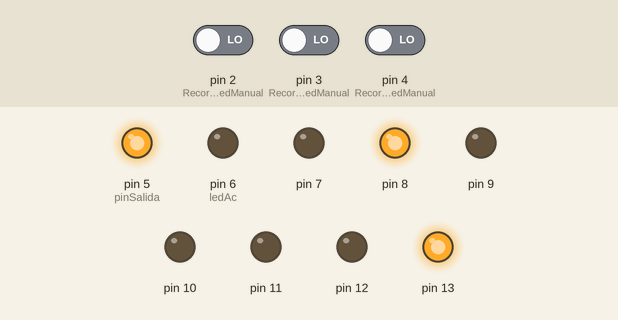
The sketch below on a simulated Arduino Uno, built with avr-gcc and run on an emulated ATmega328P. Parts: output pins drawn as LEDs (lit = HIGH). Dashed ring = blinking. The inputs (shaded band) are chosen by the test bench; at power-on: pin 2 (RecorridoLedManual) LOW, pin 4 (RecorridoLedManual) LOW, pin 3 (RecorridoLedManual) LOW.

Above: at 1.2 s.
1.3 s: pin 2 (RecorridoLedManual) driven HIGH
At 2.3 s:
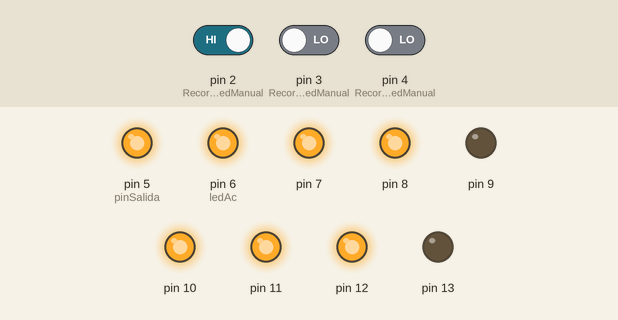
3.2 s: pin 4 (RecorridoLedManual) driven HIGH
At 3.6 s:
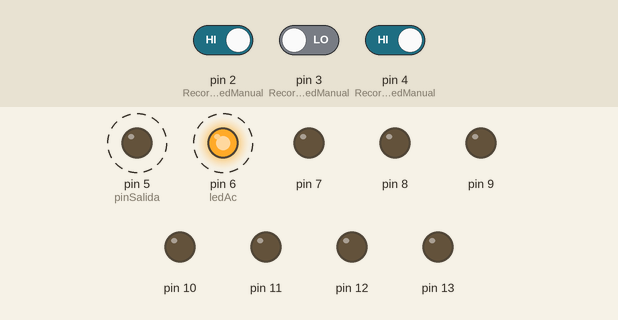
6.2 s: pin 3 (RecorridoLedManual) driven HIGH
At 6.85 s:
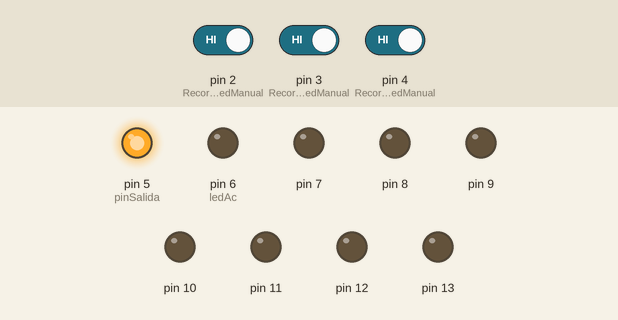
18.2 s: pin 2 (RecorridoLedManual) driven LOW
21.2 s: pin 3 (RecorridoLedManual) driven LOW
At 22.8 s:
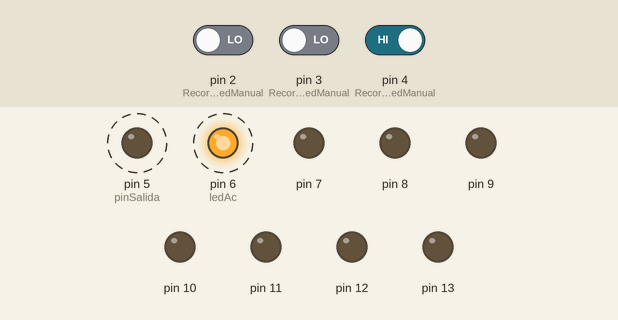
Timing chart, 0 to 24.4 s (numbered marks = the images above; inputs shaded):
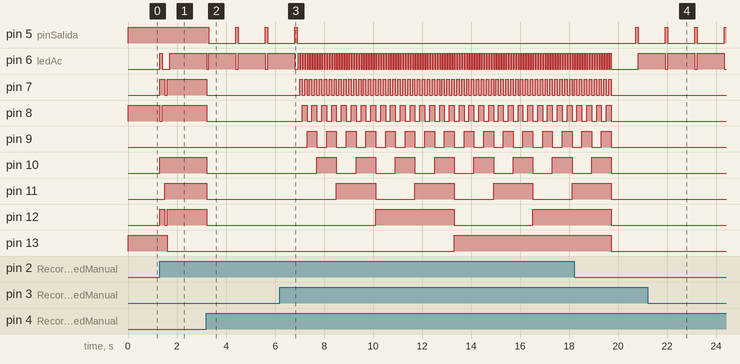

Measured:
- after the input at 1.3 s, pin 6 (ledAc): LOW → HIGH at once, → LOW 0.10 s later, → HIGH 0.30 s later; pin 7, pin 12: LOW → HIGH at once, → LOW 0.20 s later, → HIGH 0.10 s later; pin 8: HIGH → LOW at once, → HIGH 0.10 s later; pin 10: LOW → HIGH at once; pin 11: LOW → HIGH after 0.20 s
- after the input at 3.2 s, pin 5 (pinSalida): alternates HIGH for 0.10 s and LOW for 1.1 s, starting after 0.10 s; pin 6 (ledAc): alternates HIGH for 1.1 s and LOW for 0.10 s, starting at once; pin 7, pin 8, pin 10–12: HIGH → LOW at once
- after the input at 6.2 s, pin 5 (pinSalida): goes on until 6.9 s, then stays LOW; pin 7: alternates HIGH for 0.10 s and LOW for 0.10 s, starting after 0.80 s
- after the input at 21.2 s, pin 7: stays LOW (without the input it goes to HIGH after 1.0 s); pin 8: stays LOW (without the input it goes to HIGH after 1.2 s); pin 9–12: stops changing and stays LOW; pin 13: stays LOW (without the input it goes to HIGH after 2.2 s)

The sketch:

ContadorArduino.ino
```cpp
int program = 1;
int pinSalida = 5;
int numeros[10][8] = {{12,13,8,7,6,11,-10,-9},{13,8,-6,-7,-10,-11,-12,-9},{12,13,7,6,10,-8,-11,-9},{12,13,8,7,10,-6,-11,-9},{13,8,11,10,-6,-7,-12,-9},{12,8,7,11,10,-6,-13,-9},{12,8,7,6,11,10,-13,-9},{12,13,8,-6,-7,-10,-11,-9},{12,13,8,7,6,11,10,-9},{12,13,8,7,11,10,-6,-9}};
void CambiarSalida(int pinState){digitalWrite(pinSalida, pinState);}
void LimpiarSalidas(){
  for(int i=6; i<14; i++){
    digitalWrite(i, LOW);
  }
}
void PrendeApaga(int prende, int apaga, int espera){
  digitalWrite(prende, HIGH);
  delay(espera);
  digitalWrite(apaga, LOW);
  delay(espera);
}
void PrenderNum(int numPos, int espera){
  for(int j=0; j<8; j++){
    int num = numeros[numPos][j];
    if(num < 0){
      num = abs(num);
      digitalWrite((num), LOW);
    }else{
      digitalWrite(num, HIGH);
    }
  }
  delay(espera);
}
void PrenderBinario(int numBin, int espera){
  int pin = 0;
  for(int j=0; j<8; j++){
      pin=j+6;
      if(((numBin >> j)& 1) == 1){
        digitalWrite(pin, HIGH);
      }else{
        digitalWrite(pin, LOW);
      }
    }
    delay(espera);
}
void RecorridoNumManual(){
  int accion = 1, num = 0;
  CambiarSalida(HIGH);
  while (accion != -1){
    PrenderNum(num,0);
    if(digitalRead(2) == 1 && num < 9){num += 1;}
    if(digitalRead(3) == 1 && num > 0){num -= 1;}
    if(digitalRead(4) == 1){
      accion = -1;
      LimpiarSalidas();
    }
    delay(100);
  }
}
void RecorridoLedManual(){
  int accion = 1;
  int ledAn = 13, ledAc = 6, aux = 0;
  CambiarSalida(LOW);
  digitalWrite(ledAc, HIGH);
  while (accion != -1){
    if (digitalRead(2) == 1 && ledAc < 13){
      aux = ledAn;
      ledAn = ledAc;
      ledAc += 1;
    }
    if (digitalRead(3) == 1 && ledAc > 6){
      aux = ledAn;
      ledAn = ledAc;
      ledAc -= 1;
    }
    if(digitalRead(4) == 1){
      accion = -1;
      LimpiarSalidas();
    }
    PrendeApaga(ledAc,ledAn,0);
    delay(100);
  }
}
void ContadorBinManual(){
  int accion = 1;
  int num = 0;
  CambiarSalida(LOW);
  while (accion != -1){
    if (digitalRead(2) == 1 && num < 255){
      num += 1;
    }
    if (digitalRead(3) == 1 &&  num > 0){
      num -= 1;
    }
    if(digitalRead(4) == 1){
      accion = -1;
      LimpiarSalidas();
    }
    PrenderBinario(num,0);
    delay(100);
  }
}
void RecorridoLed(){
  CambiarSalida(LOW);
  for(int i=6; i<13; i++){
    PrendeApaga(i,i,100);
  }
  for(int i=13; i>5; i--){
    PrendeApaga(i,i,100);
  }
  LimpiarSalidas();
}
void RecorridoNum(){
  CambiarSalida(HIGH);
  for(int i=0; i<10; i++){
    PrenderNum(i, 250);
  }
  for(int i=8; i>-1; i--){
    PrenderNum(i, 250);
  }
  LimpiarSalidas();
}
void ContadorBinario(){
  CambiarSalida(LOW);
  for(int i=0; i<256; i++){
    PrenderBinario(i, 50);
  }
  LimpiarSalidas();
}
void setup() {
  for (int i=5; i<14; i++){
    pinMode(i, OUTPUT);
  }
  for (int i=2; i<5; i++){
    pinMode(i, INPUT);
  }
}
void loop() {
  int ejecutar = 0;
  while (ejecutar != 1){
    CambiarSalida(HIGH);
    PrenderNum(program,0);
    if(digitalRead(2) == 1 && program < 6){program += 1;}
    if(digitalRead(3) == 1 && program > 1){program -= 1;}
    PrenderNum(program,0);
    if(digitalRead(4) == 1){
      ejecutar = 1;
      LimpiarSalidas();
    }
    delay(100);
  }
  switch (program){
    case 1:
      RecorridoNum();
    break;
    case 2:
      RecorridoNumManual();
    break;
    case 3:
      RecorridoLed();
    break;
    case 4:
      RecorridoLedManual();
    break;
    case 5:
      ContadorBinario();
    break;
    case 6:
      ContadorBinManual();
    break;
    default:
    break;
  }
  delay(1000);
}
```
